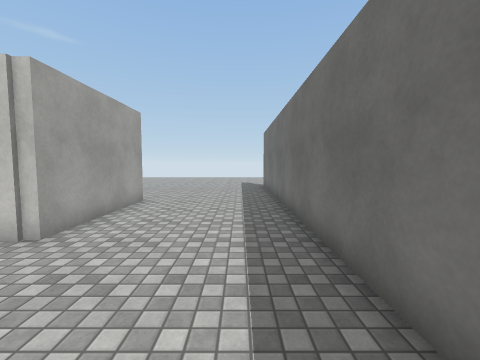
View 1 (above)

24 first-person views from a walk through a Unity game level. The camera is 1.5 m above the floor, tilts 4° down and sees 90° across. The floor is counted in squares, 1 m on a side. Each view is taken from the middle of a square. On the plan, view 1 faces up. The plan holds only what a view shows up to about 13 squares ahead; the rest is blank. The place goes on beyond the plan. Surface patterns are stand-ins for the level's own textures.

View 2
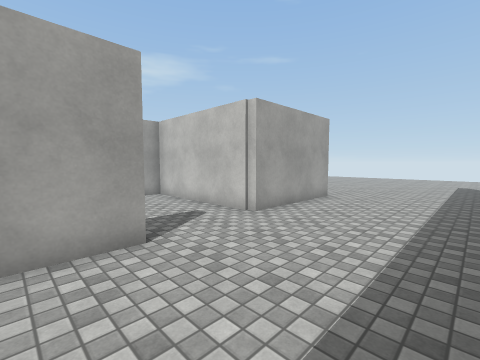

View 3
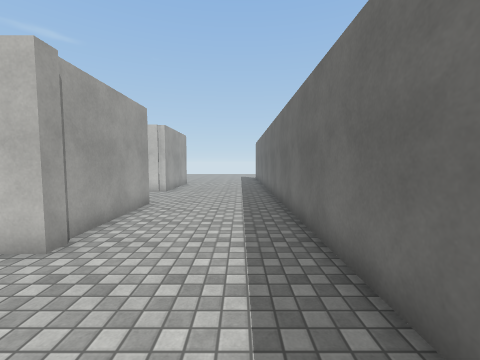

View 4
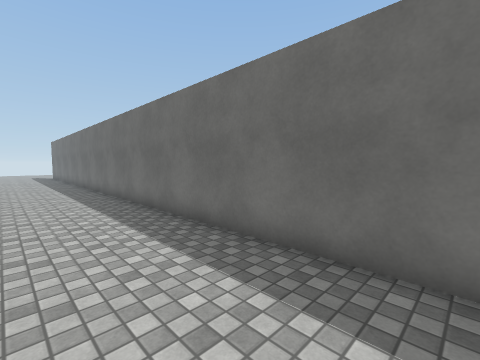

View 5
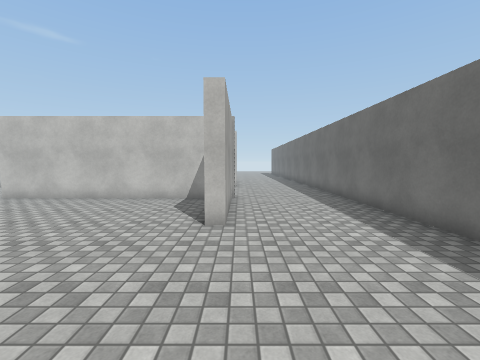

View 6
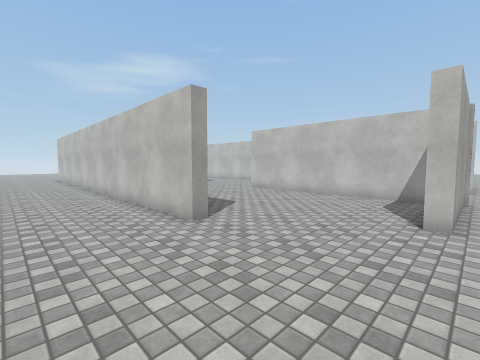

View 7
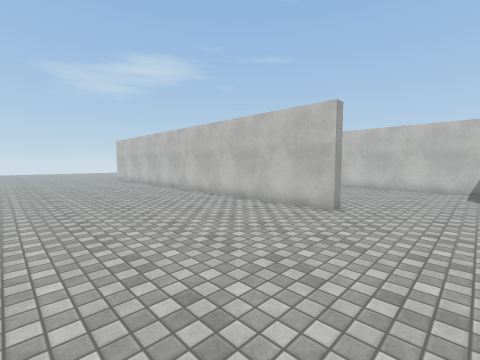

View 8
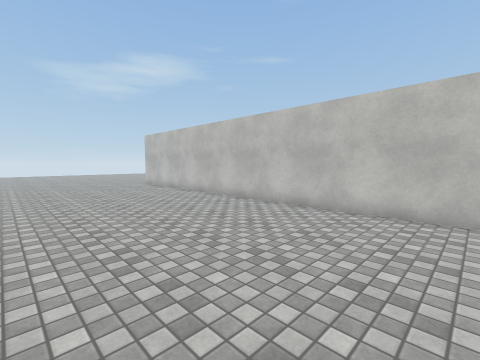

View 9
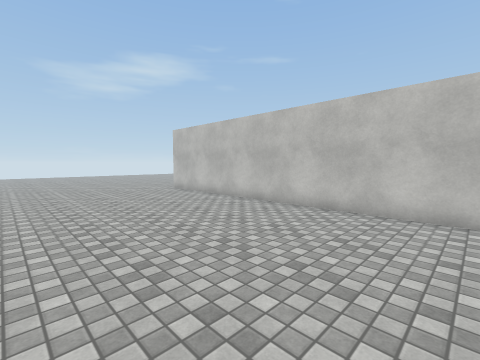

View 10
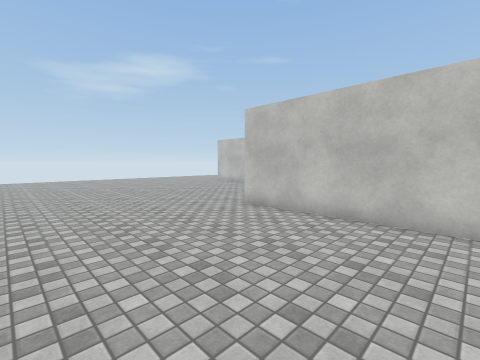

View 11
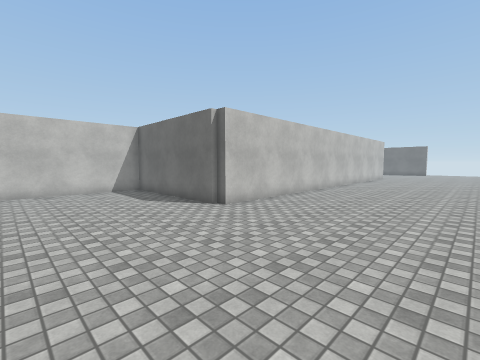

View 12
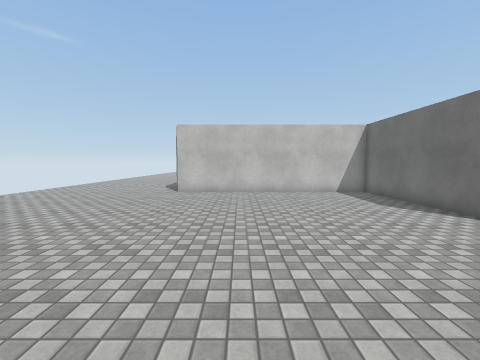

View 13
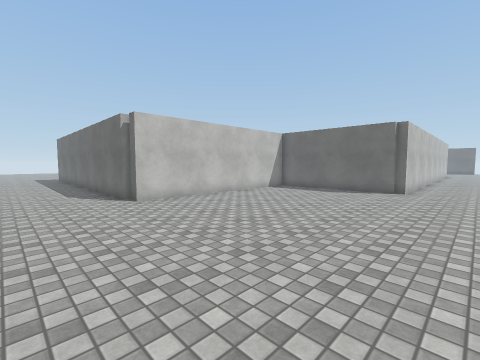

View 14
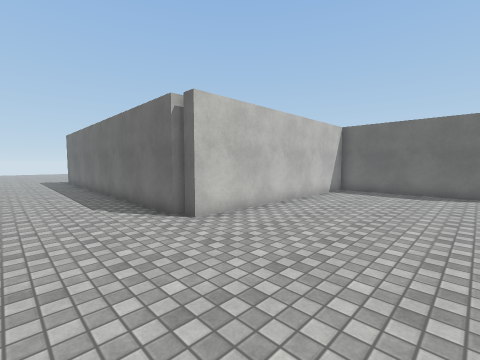

View 15
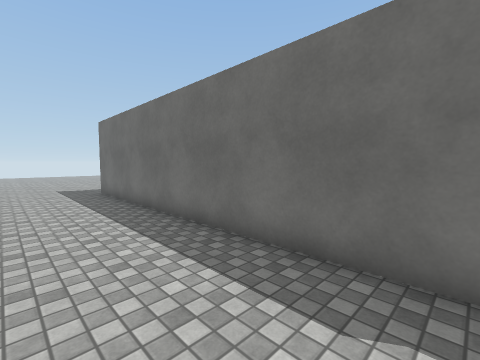

View 16
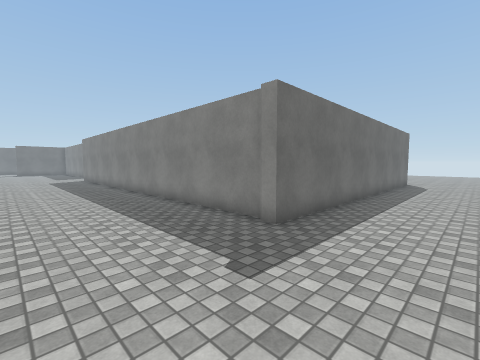

View 17
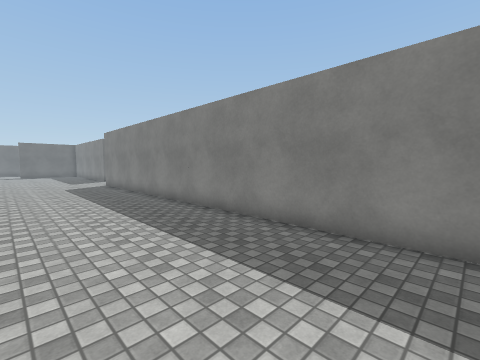

View 18
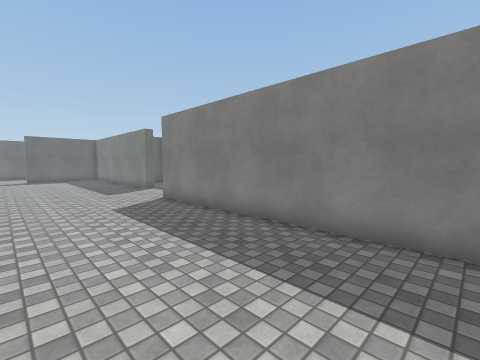

View 19
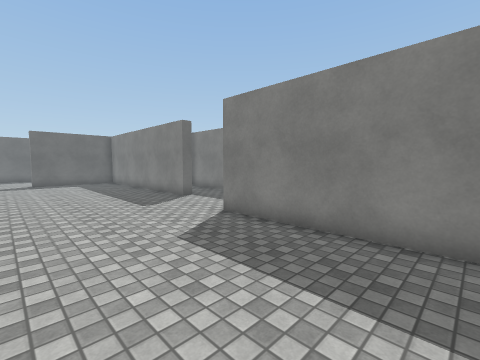

View 20
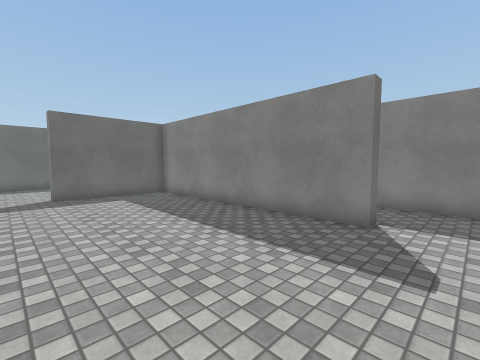

View 21
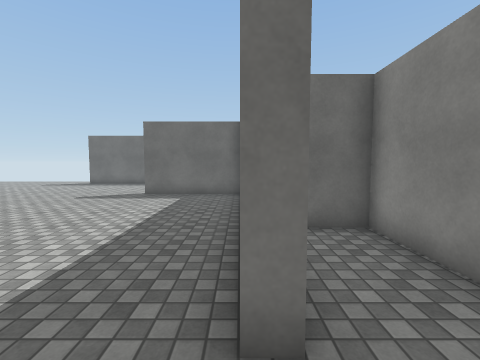

View 22
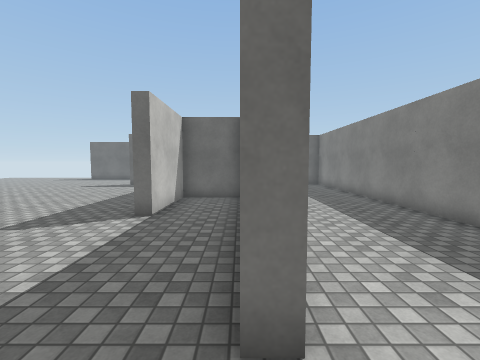

View 23
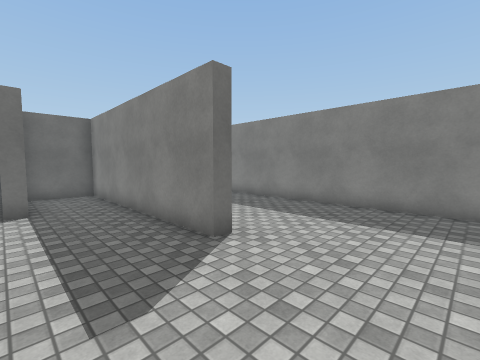

View 24
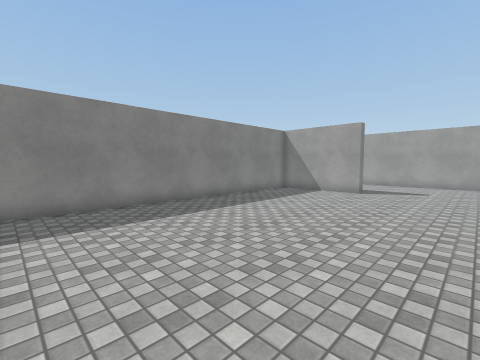

### Floor plan
Points are (right, up) in squares from view 1. A wall is a line through its corners. A room is listed if a view was taken in it or the views show most of it. See-through windows are left out.
Room 1 (views 1, 2, 3, 4, 5, 6, 7, 8, 9, 10, 11, 12, 13, 14, 15, 16, 17, 18, 19, 20, 21, 22, 23, 24)
walls: (-19.3, 1.4) (-19.3, 2) (-10.5, 2) (-10.5, 4.5) (-14.3, 4.5) (-14.3, 5) (-4.4, 5) (-4.4, 9.6) (-3.9, 9.6) (-3.9, 4.5) (-10, 4.5) (-10, 3.6); (-29.8, -3.6) (-8, -3.6); (-28.5, -16.1) (-28.5, -9.5) (-38.2, -9.5) (-38.2, -8.8) (-38.5, -8.8) (-38.5, 6.2) (-38, 6.2); (-8.2, -15.9) (-8.2, -16.5) (-28.2, -16.5) (-28.2, -16); (-33, 0.8) (-32.5, 0.8) (-32.5, -1); (-4.4, -8.8) (-13.2, -8.8); (-3.4, -8.8) (-3.4, -13.3) (-3.9, -13.3); (-3.2, -3.5) (-3.2, -4.1) (-4, -4.1); (-3.4, 1) (-3.4, -3.5); (-38, 5.1) (-38, 4.5); (-37.9, 6) (-18.2, 6); (1.6, -14.5) (1.6, 11.5)

Where each view was taken, in squares from view 1:
view 1: 0 up, 0 right, facing up
view 2: 1 down, 1 right, facing up-left
view 3: 8 down, 0 right, facing up
view 4: 13 down, 2 left, facing up-right
view 5: 19 down, 3 left, facing up
view 6: 20 down, 3 left, facing up-left
view 7: 24 down, 5 left, facing up-left
view 8: 24 down, 11 left, facing up-left
view 9: 24 down, 15 left, facing up-left
view 10: 23 down, 22 left, facing up-left
view 11: 23 down, 34 left, facing up-right
view 12: 22 down, 35 left, facing up
view 13: 19 down, 42 left, facing up-right
view 14: 15 down, 42 left, facing up-right
view 15: 7 down, 42 left, facing up-right
view 16: 11 up, 42 left, facing down-right
view 17: 11 up, 36 left, facing down-right
view 18: 11 up, 28 left, facing down-right
view 19: 11 up, 24 left, facing down-right
view 20: 11 up, 16 left, facing down-right
view 21: 5 up, 16 left, facing right
view 22: 2 up, 21 left, facing right
view 23: 5 up, 23 left, facing down-right
view 24: 5 up, 20 left, facing down-left
